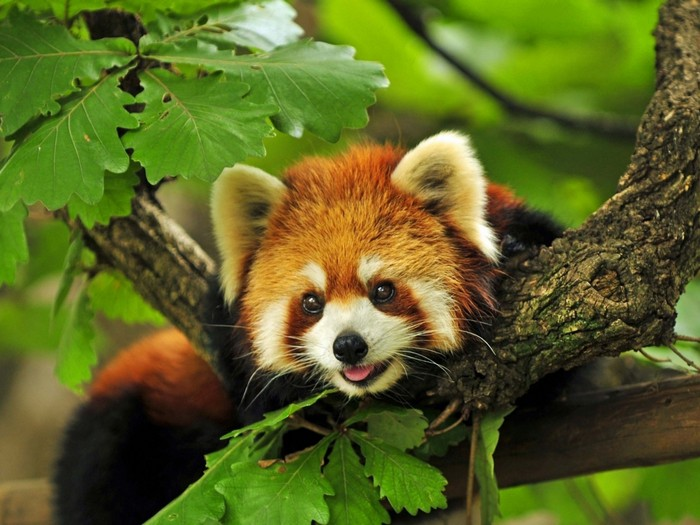
#> input picture HW 3/panda.jpg, 700 x 525 px
$ jupyter execute --allow-errors homework-practice-03_part_1-svd.ipynb
#> lines starting #> are read from the running program, lines starting #| are printed output that depends on the picture
# Сжатие картинок с помощью SVD разложения
В этом задании нужно сделать сжатие изображения, сжатие с потерями. Для этого мы используем SVD разложение.

Примерный порядок действий:
1) Найти любую картинку,
2) Прочитать её с помощью библиотеки PIL
3) Преобразовать в numpy массив
4) Применить SVD к матрице - обязательно прочитайте справку по этой функции `np.linalg.svd`

**Примечание**: Цветная картинка представляет собой трёхканальное изображение RBG, поэтому напрямую SVD разложение применить не получится. Либо вы преобразуете изображение в одноканальное (градации серого), усредняя все три канала. Либо делаете SVD для всех трёх каналов в отдельности.

5) Далее оставляете небольшое количество сингулярных значений - 1, 2, 10, 30, 100. И выводите результат в виде получившейся картинки - чем больше сингулярных чисел, тем ближе приближённая матрица к исходной.

6) Сравните количество байт, необходимых для хранения исходной картинки и сжатой версии.

Ниже представлены основные функции и библиотеки, которые вам понадобятся.

Задание оформляете в виде блокнота jupyter. Особо понравившиеся картинки можно сохранить отдельно на диск, но мне удобнее чтобы они присутствовали в самом jupyter блокноте.

[cell 1]
from PIL import Image
import numpy as np
from matplotlib import pyplot as plt

img = Image.open('panda.jpg')
#> img is the input picture: PIL image 700x525 RGB; mean R, G, B 91, 99.9, 35
w, h = img.size
#> w = 700; h = 525
img = img.resize((w//4, h//4))
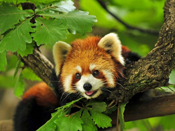
#> img: PIL image 175x131 RGB; mean R, G, B 91, 99.9, 35

x = np.array(img, dtype=np.float32) # преобразование из PIL в numpy array
#> (the rest of this cell did not finish here and is left out)

[cell 2]
import numpy as np
import matplotlib.pyplot as plt
from PIL import Image

image_path = 'panda.jpg'
image = Image.open(image_path)
image_array = np.array(image)
gray_image = np.mean(image_array, axis=2)
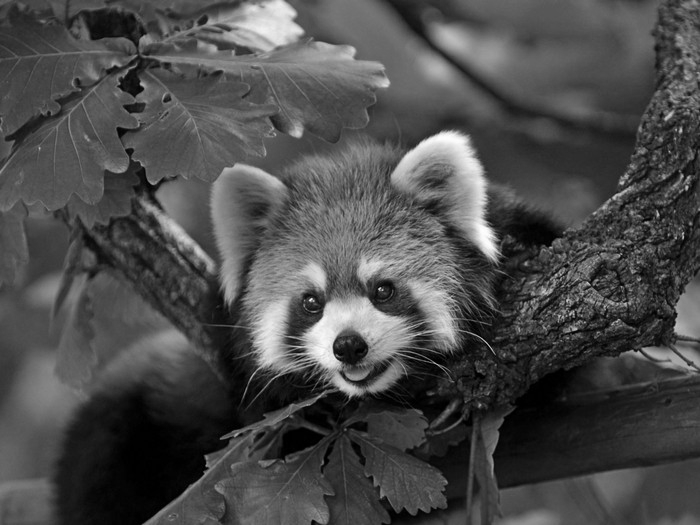
#> gray_image: shape (525, 700) float64; min 0, max 254.3, mean 75.3

U, S, Vt = np.linalg.svd(gray_image, full_matrices=False)
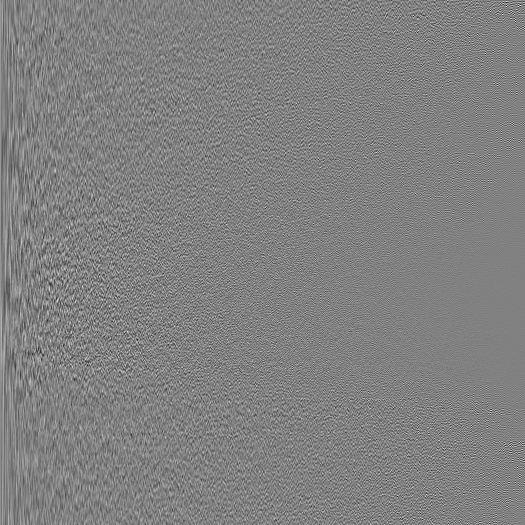
#> U: shape (525, 525) float64; min -0.3, max 0.293, mean 0.000101; drawn with min black and max white
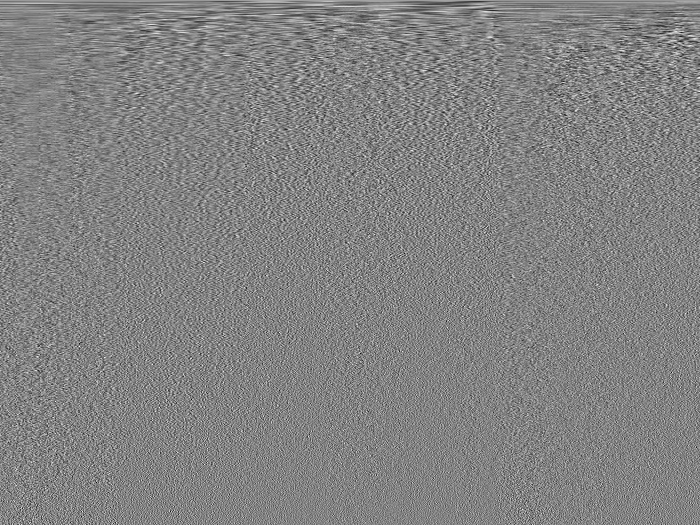
#> Vt: shape (525, 700) float64; min -0.192, max 0.183, mean 4.64e-05; drawn with min black and max white
#> S = 525 values, max 48234.5 at index 0, min 3.31 at index 524, mean 463.4
k_values = [1, 2, 10, 30, 100]
plt.figure(figsize=(15, 8))

def reconstruct_image(U, S, Vt, k):
    return np.dot(U[:, :k], np.dot(np.diag(S[:k]), Vt[:k, :]))

for i, k in enumerate(k_values):
    compressed_image = reconstruct_image(U, S, Vt, k)
    plt.subplot(2, 3, i + 1)
    plt.imshow(compressed_image, cmap='gray')
    plt.title(f'k = {k}')
    plt.axis('off')
#> this loop made 5 passes
#> pass 1, `compressed_image = reconstruct_image(U, S, Vt, k)`:
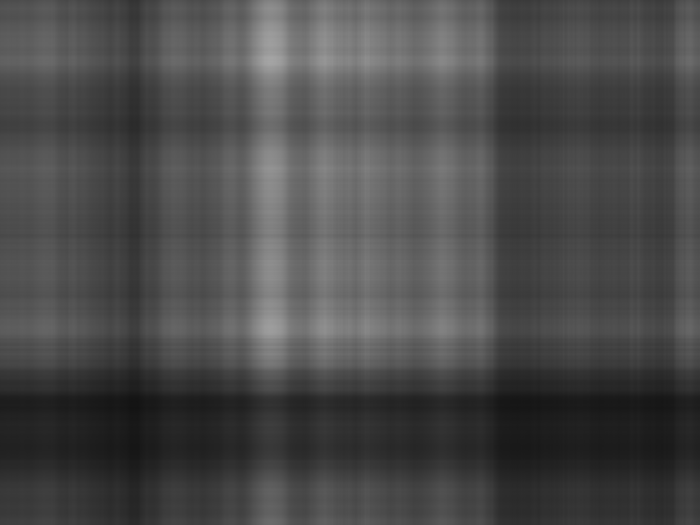
#> compressed_image: shape (525, 700) float64; min 19.48, max 164.8, mean 75.1
#> pass 2, `compressed_image = reconstruct_image(U, S, Vt, k)`:
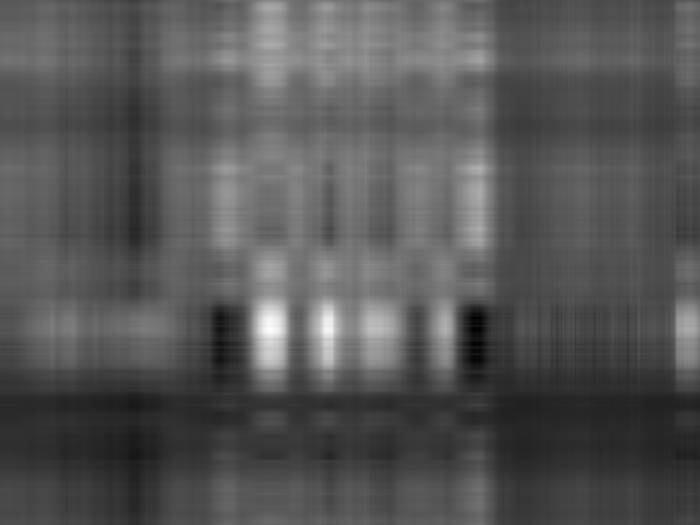
#> compressed_image: shape (525, 700) float64; min -10.67, max 242.9, mean 75.1; drawn with min black and max white
#> pass 3, `compressed_image = reconstruct_image(U, S, Vt, k)`:
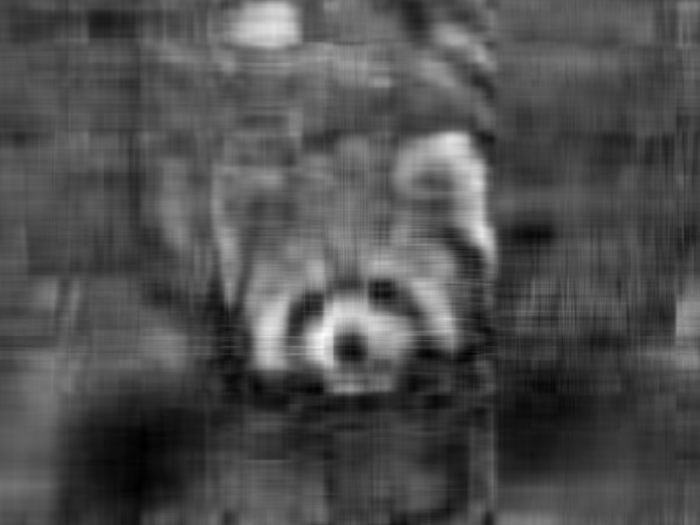
#> compressed_image: shape (525, 700) float64; min -15.28, max 276.3, mean 75.3; drawn with min black and max white
plt.show()
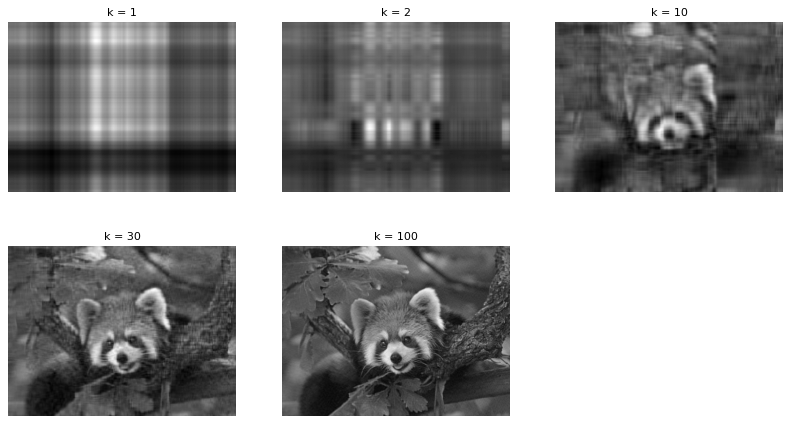
#> figure drawn by matplotlib, 5 panels


original_size = image_array.nbytes
#> original_size = 1102500
compressed_sizes = []
for k in k_values:
    compressed_size = (U[:, :k].nbytes + S[:k].nbytes + Vt[:k, :].nbytes)
    compressed_sizes.append(compressed_size)
#> this loop made 5 passes
#> compressed_size on passes 1 to 5: 9808, 19616, 98080, 294240, 980800
#> after the loop, compressed_sizes = [9808, 19616, 98080, 294240, 980800]

print(f'Размер исходного изображения: {original_size} байт')
#| Размер исходного изображения: 1102500 байт
for k, size in zip(k_values, compressed_sizes):
    print(f'Размер сжатого изображения при k={k}: {size} байт')
#> this loop made 5 passes
#> (k, size) on passes 1 to 5: (1, 9808), (2, 19616), (10, 98080), (30, 294240), (100, 980800)
#| Размер сжатого изображения при k=1: 9808 байт
#| Размер сжатого изображения при k=2: 19616 байт
#| Размер сжатого изображения при k=10: 98080 байт
#| Размер сжатого изображения при k=30: 294240 байт
#| Размер сжатого изображения при k=100: 980800 байт
